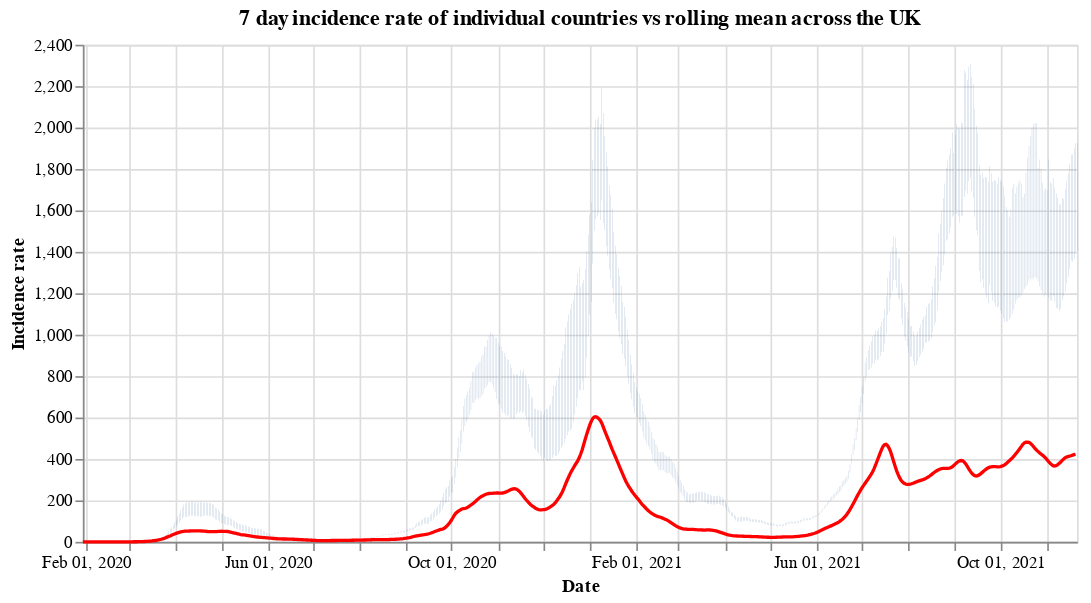

The notebook cell this image was saved under:
### Code cell
#collapse
countries = uk_cases['areaName'].unique()
countries.sort()

selection = alt.selection_single(
    name='Select',
    fields=['areaName'],
    init={'areaName': 'Wales'},
    bind={'areaName': alt.binding_select(options=countries)}
)

# scatter plot, modify opacity based on selection
bars = alt.Chart(uk_cases).mark_bar().add_selection(
    selection
).encode(
    x=alt.X("yearmonthdate(date):T", axis=alt.Axis(title='Date')),
    y=alt.Y("weeklyCasesRate:Q", axis=alt.Axis(title='Incidence rate')),
    tooltip='weeklyCasesRate:Q',
    opacity=alt.condition(selection, alt.value(1), alt.value(0))
).properties(title=f'7 day incidence rate of individual countries vs rolling mean across the UK', width=600)

line = alt.Chart(overview_cases).mark_line(
    color='red',
    size=2,
).transform_window(
    rolling_mean='mean(weeklyCasesRate)',
    frame=[0, 7]
).encode(
    x='yearmonthdate(date):T',
    y='rolling_mean:Q'
)

alt.layer(bars, line)

### Figure 1 — Vega-Lite specification as saved in the notebook (floating-point values rounded to 4 significant figures; data arrays with more than 128 entries replaced by an {"elided": "..."} marker saying what was removed)
{"config": {"view": {"continuousWidth": 400, "continuousHeight": 300}}, "layer": [{"data": {"name": "data-b87f5fa61d2be12ead7ae572c4fd3d51"}, "mark": "bar", "encoding": {"opacity": {"condition": {"value": 1, "selection": "Select"}, "value": 0}, "tooltip": {"type": "quantitative", "field": "weeklyCasesRate"}, "x": {"type": "temporal", "axis": {"title": "Date"}, "field": "date", "timeUnit": "yearmonthdate"}, "y": {"type": "quantitative", "axis": {"title": "Incidence rate"}, "field": "weeklyCasesRate"}}, "selection": {"Select": {"type": "single", "fields": ["areaName"], "init": {"areaName": "Wales"}, "bind": {"areaName": {"input": "select", "options": ["England", "Northern Ireland", "Scotland", "Wales"]}}}}, "title": "7 day incidence rate of individual countries vs rolling mean across the UK", "width": 600}, {"data": {"name": "data-9c993178f2e3597f9c1c7690aba82bd3"}, "mark": {"type": "line", "color": "red", "size": 2}, "encoding": {"x": {"type": "temporal", "field": "date", "timeUnit": "yearmonthdate"}, "y": {"type": "quantitative", "field": "rolling_mean"}}, "transform": [{"window": [{"op": "mean", "field": "weeklyCasesRate", "as": "rolling_mean"}], "frame": [0, 7]}]}], "$schema": "https://vega.github.io/schema/vega-lite/v4.8.1.json", "datasets": {"data-b87f5fa61d2be12ead7ae572c4fd3d51": {"elided": "2552 records"}, "data-9c993178f2e3597f9c1c7690aba82bd3": {"elided": "661 records"}}}
